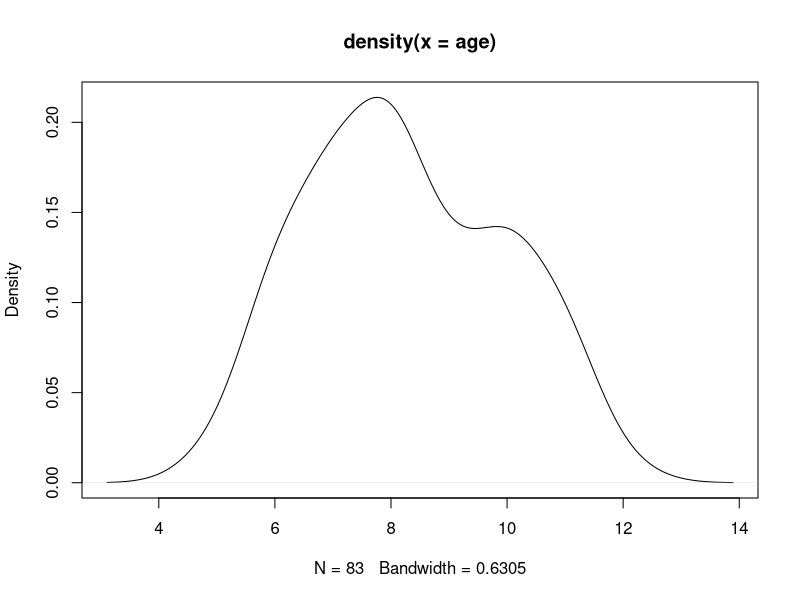
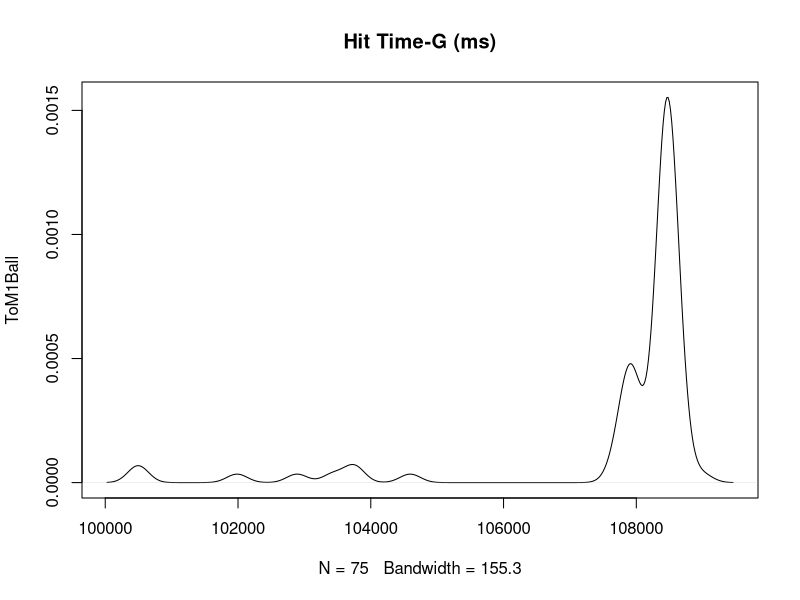
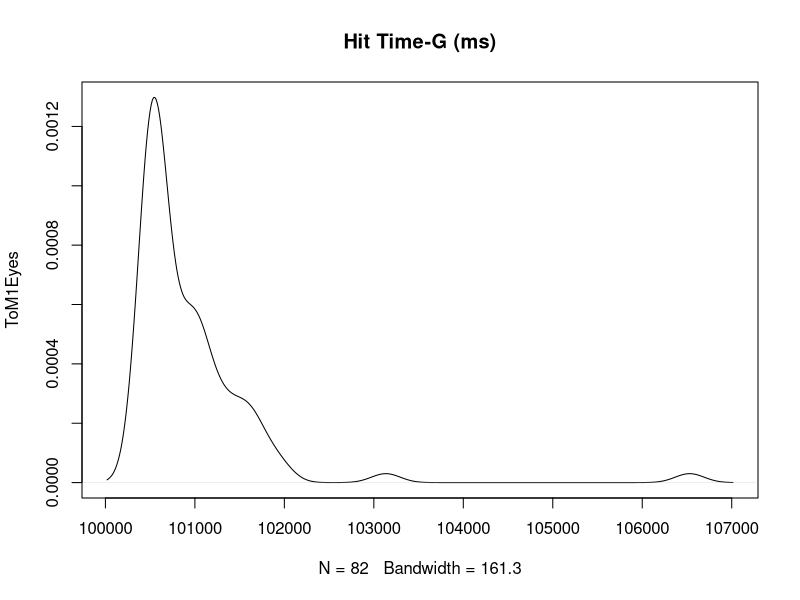
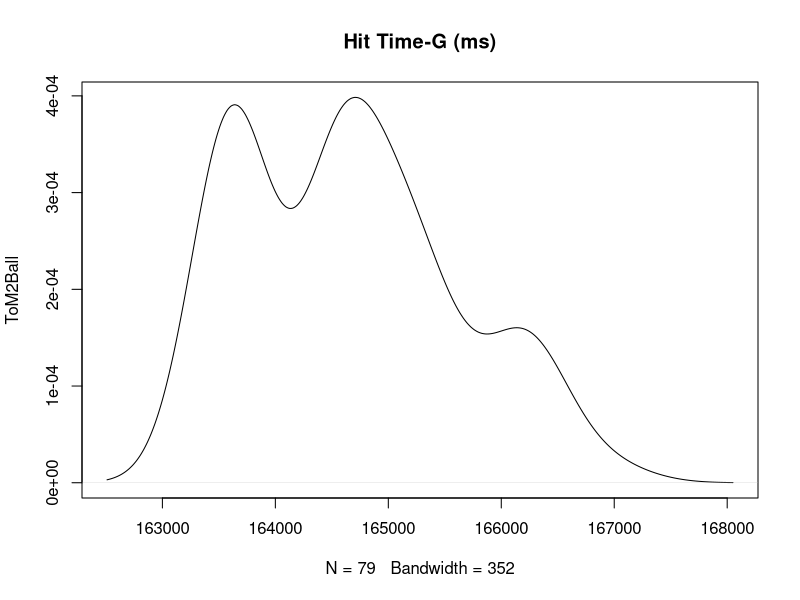
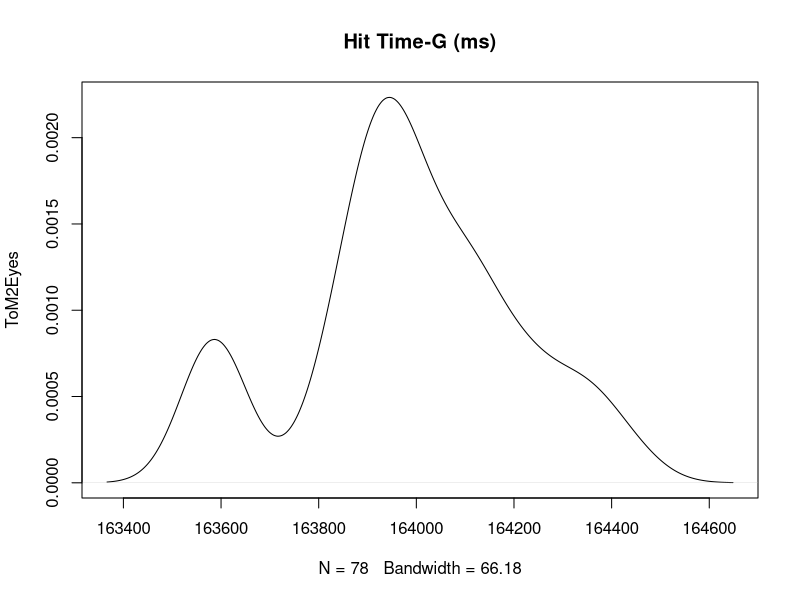
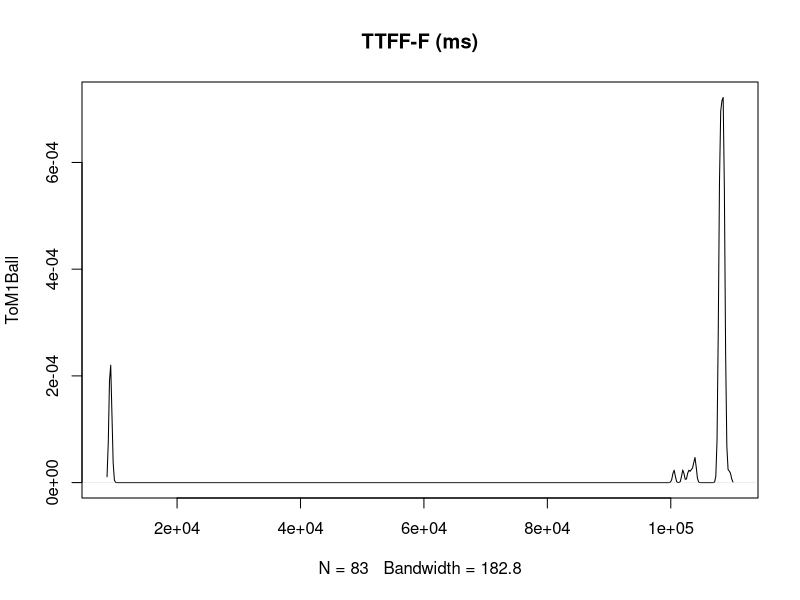
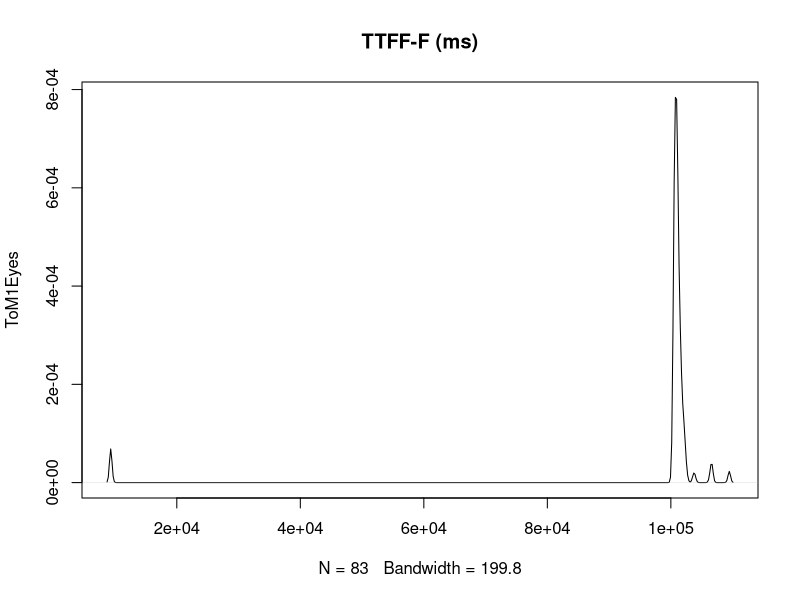
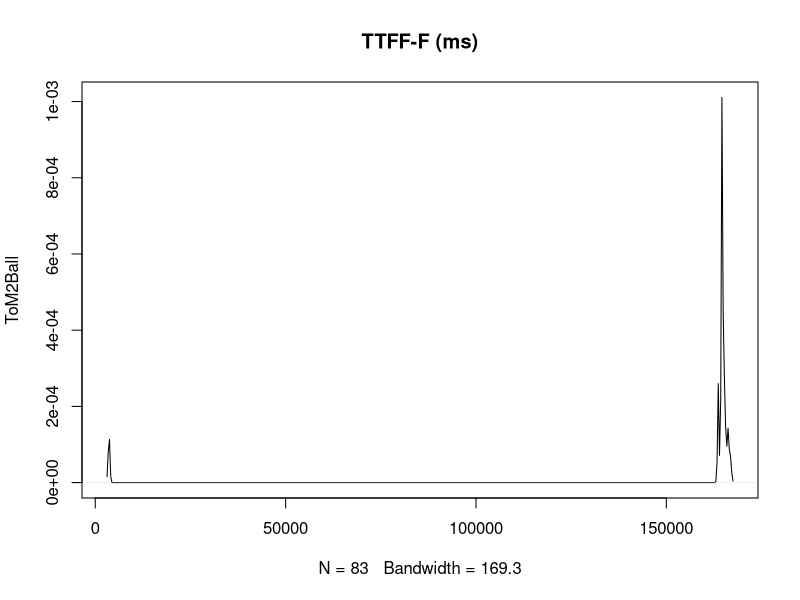

Recreate these plots in R, in order. (Note: this script raises an error after producing the figures.)
library(psych)

# Read CSV into R
allEg <- read.csv(file="Data/allEg.csv", header=TRUE, sep=",", stringsAsFactors = TRUE)
ToM2Ball <- read.csv(file="Data/Ball2egxToM.csv", header=TRUE, sep=",", stringsAsFactors = TRUE)
ToM2Eyes <- read.csv(file="Data/Eyes2EgXToM.csv", header=TRUE, sep=",", stringsAsFactors = TRUE)
Sheet1 <- read.csv(file="Data/Sheet1.csv", header=TRUE, sep=",", stringsAsFactors = TRUE)
ToMEyeGaze <- read.csv(file="Data/ToMEyeGaze.csv", header=TRUE, sep=",", stringsAsFactors = TRUE)
ToM1Ball <- read.csv(file="Data/ToMxBallEG1.csv", header=TRUE, sep=",", stringsAsFactors = TRUE)
ToM1Eyes <- read.csv(file="Data/TOMxEyeEG.csv", header=TRUE, sep=",", stringsAsFactors = TRUE)
Ravens <- read.csv(file="Data/RavensScores.csv", header=TRUE, sep=",", stringsAsFactors = TRUE)
Sheet1$Participant <- as.factor(gsub('-', '', Sheet1$Participant))
ToMEyeGaze$Respondent <- as.factor(ToMEyeGaze$Respondent)
ToM1Eyes$Respondent <- as.factor(ToM1Eyes$Respondent)
ToM1Ball$Respondent <- as.factor(ToM1Ball$Respondent)
ToM2Ball$Respondent <- as.factor(ToM2Ball$Respondent)

#Fix cognitive assessments data
Assessments <- Sheet1[-which(!(Sheet1$Participant %in% ToM1Ball$Respondent)),]
Assessments$Participant <- factor(Assessments$Participant)
names(Assessments)[names(Assessments) == "Participant"] <- "Respondent"
names(Ravens)[names(Ravens) == "ID"] <- "Respondent"
TestScores <- na.omit(cbind(Assessments[match(Ravens$Respondent, Assessments$Respondent),], Ravens))

#Fix eye gaze data
allEg <- allEg[-(which(allEg$Respondent == "974714b")),]
allEg <- allEg[-(which(allEg$Respondent == "974705")),]
allEg <- allEg[-(which(allEg$Respondent == "974718")),]
allEg <- unique(allEg)
EyeGaze <- allEg[-(which(allEg$Respondent == "974706" & allEg$Gender == "Female")),]
EyeGaze$Respondent <- factor(EyeGaze$Respondent)
EyeGaze <- EyeGaze[order(EyeGaze$Respondent),]
ToMEyeGaze <- ToMEyeGaze[order(ToMEyeGaze$Respondent),]
ToMEyeGaze <- cbind(ToMEyeGaze, EyeGaze$Gender)
ToMEyeGaze <- ToMEyeGaze[order(ToMEyeGaze$AOI.Name),]


ToM2Eyes <- ToMEyeGaze[which(ToMEyeGaze$AOI.Name == "ToM2 Eyes"),]
ToM2Eyes <- cbind(ToM2Eyes[match(ToM1Eyes$Respondent, ToM2Eyes$Respondent),], ToM1Eyes$Gender)

assessx4 <- rbind(Assessments, Assessments, Assessments, Assessments)
assessx4 <- assessx4[order(assessx4$Respondent),]
Everything <- cbind(ToMEyeGaze[order(ToMEyeGaze$Respondent),], assessx4)
EverythingClean <- Everything[-(which(Everything$Respondent == "974726")),]
EverythingClean <- EverythingClean[-(which(EverythingClean$Respondent == "974729")),]
names(EverythingClean)[names(EverythingClean) == "EyeGaze$Gender"] <- "Gender"
EverythingClean <- EverythingClean[order(EverythingClean$AOI.Name),]

ToM1Ball <- cbind(ToM1Ball[match(ToM1Ball$Respondent, Assessments$Respondent),], Assessments)
ToM1Eyes <- cbind(ToM1Eyes[match(ToM1Eyes$Respondent, Assessments$Respondent),], Assessments)
ToM2Ball <- cbind(ToM2Ball[match(ToM2Ball$Respondent, Assessments$Respondent),], Assessments)
ToM2Eyes <- cbind(ToM2Eyes[match(ToM2Eyes$Respondent, Assessments$Respondent),], Assessments)

ToM1BallClean <- ToM1Ball[-(which(ToM1Ball$Respondent == "974726")),]
ToM1BallClean <- ToM1BallClean[-(which(ToM1BallClean$Respondent == "974729")),]
ToM1EyesClean <- ToM1Eyes[-(which(ToM1Eyes$Respondent == "974726")),]
ToM1EyesClean <- ToM1EyesClean[-(which(ToM1EyesClean$Respondent == "974729")),]
ToM2BallClean <- ToM2Ball[-(which(ToM2Ball$Respondent == "974726")),]
ToM2BallClean <- ToM2BallClean[-(which(ToM2BallClean$Respondent == "974729")),]
ToM2EyesClean <- ToM2Eyes[-(which(ToM2Eyes$Respondent == "974726")),]
ToM2EyesClean <- ToM2EyesClean[-(which(ToM2EyesClean$Respondent == "974729")),]

AssessmentsClean <- Assessments[-(which(Assessments$Respondent == "974726")),]
AssessmentsClean <- AssessmentsClean[-(which(Assessments$Respondent == "974729")),]

#Combine Eyes and Balls,
#ToM1 and ToM2
AllEyes = cbind(ToM1EyesClean[match(ToM1EyesClean$Respondent, ToM2EyesClean$Respondent),], ToM2EyesClean)
AllBall = cbind(ToM1BallClean[match(ToM1BallClean$Respondent, ToM2BallClean$Respondent),], ToM2BallClean)
AllToM1 = cbind(ToM1EyesClean[match(ToM1EyesClean$Respondent, ToM1BallClean$Respondent),], ToM1BallClean)
AllToM2 = cbind(ToM2EyesClean[match(ToM2EyesClean$Respondent, ToM2BallClean$Respondent),], ToM2BallClean)

#Don't litter
remove(Sheet1)
remove(allEg)
remove(EyeGaze)
remove(assessx4)
remove(Assessments)
remove(Everything)
remove(ToM1Eyes)
remove(ToM2Eyes)
remove(ToM1Ball)
remove(ToM2Ball)

#Standardize data
EverythingClean$Ravens.Total <- scale(EverythingClean$Ravens.Total)
EverythingClean$Hit.time.G..ms.[EverythingClean$Hit.time.G..ms. == 0] <- NA
EverythingClean$Time.spent.G..ms.[EverythingClean$Time.spent.G..ms. == 0] <- NA
EverythingClean$Total.Raw.Score[EverythingClean$Total.Raw.Score == 0] <- NA
EverythingClean$SCQ[EverythingClean$SCQ==0] <- NA


#plot age
age = ToM1BallClean$Age
png('plots/age.png')
plot(density(age))
dev.off()

# Make some plots showing the distribution of hit time for each AOI
# Hit Time-G (ms): Arrival time, time of first sample within the AOI (for this respondent)
Hit.time = ToM1BallClean$Hit.time.G..ms.
Hit.time[Hit.time==0] <- NA
Hit.time <- na.omit(Hit.time)
png('plots/HitTimeToM1Ball.png')
plot(density(Hit.time), ylab = 'ToM1Ball', main = 'Hit Time-G (ms)')
dev.off()
Hit.time = ToM1EyesClean$Hit.time.G..ms.
Hit.time[Hit.time==0] <- NA
Hit.time <- na.omit(Hit.time)
png('plots/HitTimeToM1Eyes.png')
plot(density(Hit.time), ylab = 'ToM1Eyes', main = 'Hit Time-G (ms)')
dev.off()
Hit.time = ToM2BallClean$Hit.time.G..ms.
Hit.time[Hit.time==0] <- NA
Hit.time <- na.omit(Hit.time)
png('plots/HitTimeToM2Ball.png')
plot(density(Hit.time), ylab = 'ToM2Ball', main = 'Hit Time-G (ms)')
dev.off()
Hit.time = ToM2EyesClean$Hit.time.G..ms.
Hit.time[Hit.time==0] <- NA
Hit.time <- na.omit(Hit.time)
png('plots/HitTimeToM2Eyes.png')
plot(density(Hit.time), ylab = 'ToM2Eyes', main = 'Hit Time-G (ms)')
dev.off()

# Make some plots showing the distribution of ttff for each AOI
# TTFF_F (ms): Time to First Fixation. Timestamp of the first fixation recorded inside this AOI for this respondent.
TTFF.F..ms. = ToM1BallClean$TTFF.F..ms.
TTFF.F..ms.[TTFF.F..ms.==0] <- NA
TTFF.F..ms. <- na.omit(TTFF.F..ms.)
png("plots/TTFFToM1Ball.png")
plot(density(TTFF.F..ms.), ylab = 'ToM1Ball', main = 'TTFF-F (ms)')
dev.off()
TTFF.F..ms. = ToM1EyesClean$TTFF.F..ms.
TTFF.F..ms.[TTFF.F..ms.==0] <- NA
TTFF.F..ms. <- na.omit(TTFF.F..ms.)
png("plots/TTFFToM1Eyes.png")
plot(density(TTFF.F..ms.), ylab = 'ToM1Eyes', main = 'TTFF-F (ms)')
dev.off()
TTFF.F..ms. = ToM2BallClean$TTFF.F..ms.
TTFF.F..ms.[TTFF.F..ms.==0] <- NA
TTFF.F..ms. <- na.omit(TTFF.F..ms.)
png("plots/TTFFToM2Ball.png")
plot(density(TTFF.F..ms.), ylab = 'ToM2Ball', main = 'TTFF-F (ms)')
dev.off()
TTFF.F..ms. = ToM2EyesClean$TTFF.F..ms.
TTFF.F..ms.[TTFF.F..ms.==0] <- NA
TTFF.F..ms. <- na.omit(TTFF.F..ms.)
png("plots/TTFFToM2Eyes.png")
plot(density(TTFF.F..ms.), ylab = 'ToM2Eyes', main = 'TTFF-F (ms)')
dev.off()

# Make some plots showing the distribution of Time Spent for each AOI
# Time Spent-G (ms): Time spent in the AOI based on raw gaze data points (not fixation based)
Time.spent.G..ms. = ToM1BallClean$Time.spent.G..ms.
Time.spent.G..ms.[Time.spent.G..ms.==0] <- NA
Time.spent.G..ms. <- na.omit(Time.spent.G..ms.)
png('plots/TimeSpentToM1Ball.png')
plot(density(Time.spent.G..ms.), ylab = 'ToM1Ball', main = 'Time Spent-G (ms)')
dev.off()
Time.spent.G..ms. = ToM1EyesClean$Time.spent.G..ms.
Time.spent.G..ms.[Time.spent.G..ms.==0] <- NA
Time.spent.G..ms. <- na.omit(Time.spent.G..ms.)
png('plots/TimeSpentToM1Eyes.png')
plot(density(Time.spent.G..ms.), ylab = 'ToM1Eyes', main = 'Time Spent-G (ms)')
dev.off()
Time.spent.G..ms. = ToM2BallClean$Time.spent.G..ms.
Time.spent.G..ms.[Time.spent.G..ms.==0] <- NA
Time.spent.G..ms. <- na.omit(Time.spent.G..ms.)
png('plots/TimeSpentToM2Ball.png')
plot(density(Time.spent.G..ms.), ylab = 'ToM2Ball', main = 'Time Spent-G (ms)')
dev.off()
Time.spent.G..ms. = ToM2EyesClean$Time.spent.G..ms.
Time.spent.G..ms.[Time.spent.G..ms.==0] <- NA
Time.spent.G..ms. <- na.omit(Time.spent.G..ms.)
png('plots/TimeSpentToM2Eyes.png')
plot(density(Time.spent.G..ms.), ylab = 'ToM2Eyes', main = 'Time Spent-G (ms)')
dev.off()

# Make some plots showing the distribution of Fixation Count for each AOI
# Fixation Count = Number of fixations recorded inside this AOI for this responent
Fixations.Count = ToM1BallClean$Fixations.Count
Fixations.Count[Fixations.Count==0] <- NA
Fixations.Count <- na.omit(Fixations.Count)
png('plots/FixesToM1Ball.png')
plot(density(Fixations.Count), ylab = 'ToM1Ball', main = 'Fixation Count')
dev.off()
Fixations.Count = ToM1EyesClean$Fixations.Count
Fixations.Count[Fixations.Count==0] <- NA
Fixations.Count <- na.omit(Fixations.Count)
png('plots/FixesToM1Eyes.png')
plot(density(Fixations.Count), ylab = 'ToM1Eyes', main = 'Fixation Count')
dev.off()
Fixations.Count = ToM2BallClean$Fixations.Count
Fixations.Count[Fixations.Count==0] <- NA
Fixations.Count <- na.omit(Fixations.Count)
png('plots/FixesToM2Ball.png')
plot(density(Fixations.Count), ylab = 'ToM2Ball', main = 'Fixation Count')
dev.off()
Fixations.Count = ToM2EyesClean$Fixations.Count
Fixations.Count[Fixations.Count==0] <- NA
Fixations.Count <- na.omit(Fixations.Count)
png('plots/FixesToM2Eyes.png')
plot(density(Fixations.Count), ylab = 'ToM2Eyes', main = 'Fixation Count')
dev.off()


#Pick out some interesting stuff
Interesting <- subset(EverythingClean, select = c(Age, AOI.Name,
                                                  Hit.time.G..ms., Time.spent.G..ms.,
                                                  Total.Raw.Score,
                                                  SCQ, Ravens.Total, ToM.Both))
Interesting$Age <- as.numeric(Interesting$Age)
Interesting$ToM.Both <- as.numeric(Interesting$ToM.Both)
Interesting$AOI.Name <- as.numeric(Interesting$AOI.Name)
Interesting$Hit.time.G..ms. <- as.numeric(Interesting$Hit.time.G..ms.)
Interesting$Time.spent.G..ms. <- as.numeric(Interesting$Time.spent.G..ms.)

#Replace 0's with NA's for stats purposes
Interesting$Hit.time.G..ms.[Interesting$Hit.time.G..ms. == 0] <- NA
Interesting$Time.spent.G..ms.[Interesting$Time.spent.G..ms. == 0] <- NA
# I took out TTFF and Fixations because they were strongly linked to Hit time and Time Spent,
# respectively. It seemed redundant.
#Interesting$TTFF.F..ms.[Interesting$TTFF.F..ms. == 0] <- NA
#Interesting$Fixations.Count[Interesting$Fixations.Count == 0] <- NA
Interesting$Total.Raw.Score[Interesting$Total.Raw.Score == 0] <- NA
Interesting$SCQ[Interesting$SCQ == 0] <- NA

#Plot correlations
png('plots/Corrs/Correlations.png')
cor.plot(Interesting)
dev.off()
png('plots/Corrs/CorrsBall.png')
cor.plot(Interesting[Interesting$AOI %in% c(1,3),], main = "All Ball")
dev.off()
png('plots/Corrs/CorrsEyes.png')
cor.plot(Interesting[Interesting$AOI.Name %in% c(2,4),], main = "All Eyes")
dev.off()
png('plots/Corrs/CorrsToM1Ball.png')
cor.plot(Interesting[Interesting$AOI==1,], main = "Correlations, ToM 1 Ball")
dev.off()
png('plots/Corrs/CorrsToM1Eyes.png')
cor.plot(Interesting[Interesting$AOI.Name==2,], main = "Correlations, ToM 1 Eyes")
dev.off()
png('plots/Corrs/CorrsToM2Ball.png')
cor.plot(Interesting[Interesting$AOI==3,], main = "Correlations, ToM 2 Ball")
dev.off()
png('plots/Corrs/CorrsToM2Eyes.png')
cor.plot(Interesting[Interesting$AOI.Name==4,], main = "Correlations, ToM 2 Eyes")
dev.off()
png('plots/Corrs/CorrsBallno.png')
cor.plot(Interesting[Interesting$AOI.Name %in% c(1,3) & Interesting$ToM.Both == 1,], main = "Correlations, Ball")
dev.off()
png('plots/Corrs/CorrsEyesno.png')
cor.plot(Interesting[Interesting$AOI.Name %in% c(2,4) & Interesting$ToM.Both == 1,], main = "Correlations, Eyes")
dev.off()
png('plots/Corrs/CorrsBallYes.png')
cor.plot(Interesting[Interesting$AOI.Name %in% c(1,3) & Interesting$ToM.Both == 2,], main = "Correlations, Ball")
dev.off()
png('plots/Corrs/CorrsEyesYes.png')
cor.plot(Interesting[Interesting$AOI.Name %in% c(2,4) & Interesting$ToM.Both == 2,], main = "Correlations, Eyes")
dev.off()

SRS <- subset(AssessmentsClean, select = c(Respondent, Total.Raw.Score, T.Score,
                                          AWR.Raw, COG.Raw, COM.Raw, MOT.Raw, RRB.Raw,
                                      AWR.T.Score, COG.T.Score, COM.T.Score, MOT.T.Score, RRB.T.Score,
                                      SCQ, Ravens.Total ))
SRS$Respondent <- as.numeric(SRS$Respondent)
SRSadj <- subset(SRS, select = c(Respondent, Total.Raw.Score, T.Score, AWR.Raw, COG.Raw, COM.Raw, MOT.Raw,
                                 RRB.Raw, SCQ))

#PCA on Assessment Scores
pca1 = prcomp(na.omit(SRS[2:14]))
png('plots/scree1.png')
screeplot(pca1)
dev.off()
pca1 <- pca(SRS[2:14], nfactors=3)
png('plots/pca1.png')
plot(pca1)
dev.off()

pca2 = prcomp(na.omit(SRSadj[2:9]))
png('plots/scree2.png')
screeplot(pca2)
dev.off()
pca2 <- pca(SRSadj[2:9], nfactors=3)
png('plots/pca2.png')
plot(pca2)
dev.off()

#Factor analysis
fa3 <- fa.poly(SRS[2:14], nfactors = 3, n.obs=nrow(na.omit(SRS[2:14])), fm = 'pa', rotate='oblimin')
fa2 <- fa.poly(SRS[2:14], nfactors = 2, n.obs=nrow(na.omit(SRS[2:14])), fm = 'pa', rotate='oblimin')

Space <- subset(EverythingClean, select=c(Respondent, AOI.Name, Hit.time.G..ms., Time.spent.G..ms., Age, Gender, Total.Raw.Score, SCQ, ToM.Both))

# Plots to examine distribution
png('plots/HitTimeXAOI.png')
boxplot(Space$Hit.time.G..ms.~Space$AOI.Name, main="Hit time by AOI")
dev.off()
png('plots/TimeSpentXAOI.png')
boxplot(Space$Time.spent.G..ms.~Space$AOI.Name, main="Time spent by AOI")
dev.off()
png('plots/HitTimeXToMXAOI.png')
boxplot(Space$Hit.time.G..ms.~Space$ToM.Both*Space$AOI.Name, main="Hit time by ToM*AOI")
dev.off()
png('plots/TimeSpentXToMXAOI.png')
boxplot(Space$Time.spent.G..ms.~Space$ToM.Both*Space$AOI.Name, main="Time spent by ToM*AOI")
dev.off()

png('plots/ToMX/Diagnosis.png')
plot(EverythingClean$Diagnosis, EverythingClean$ToM.Both, xlab = "Diagnosis", ylab = "ToM", main = "ToM per Diagnosis")
dev.off()
cor
png('plots/ToMX/Age.png')
boxplot(EverythingClean$Age~EverythingClean$ToM.Both, xlab = "Age", ylab = "ToM", main = "Age per ToM")
dev.off()

png('plots/ToMX/Gender.png')
plot(EverythingClean$Gender, EverythingClean$ToM.Both, xlab = "Gender", ylab = "ToM", main = "ToM per Gender")
dev.off()

png('plots/ToMX/GenderDiag.png')
plot(EverythingClean$Gender, EverythingClean$Diagnosis, xlab = "Gender", ylab = "Diagnosis", main = "Diagnosis per Gender")
dev.off()

png('plots/ToMX/HitTime.png')
boxplot(EverythingClean$Hit.time.G..ms.~EverythingClean$ToM.Both, ylab = "Hit Time", xlab = "ToM", main = "Hit Time per ToM")
dev.off()

png('plots/ToMX/TimeSpent.png')
boxplot(EverythingClean$Time.spent.G..ms.~EverythingClean$ToM.Both, ylab = "Time Spent", xlab = "ToM", main = "Time Spent per ToM")
dev.off()

png('plots/ToMX/SCQ.png')
boxplot(EverythingClean$SCQ~EverythingClean$ToM.Both, ylab = "SCQ", xlab = "ToM", main = "SCQ per ToM")
dev.off()

png('plots/ToMX/SRS.png')
boxplot(EverythingClean$Total.Raw.Score~EverythingClean$ToM.Both, ylab = "SRS", xlab = "ToM", main = "SRS per ToM")
dev.off()

png('plots/ToMX/Ravens.png')
boxplot(EverythingClean$Ravens.Total~EverythingClean$ToM.Both, ylab = "Ravens", xlab = "ToM", main = "Ravens per ToM")
dev.off()


model <- lm(EverythingClean$Ravens.Total~EverythingClean$Age+EverythingClean$ToM.Both)

EverythingBall <- EverythingClean[EverythingClean$AOI.Name %in% c("ToM 1 Ball", "ToM2 Ball"),]
EverythingEyes <- EverythingClean[EverythingClean$AOI.Name %in% c("ToM1 Eyes", "ToM2 Eyes"),]

EverythingNo <- EverythingClean[EverythingClean$ToM.Both=="no",]
EverythingNoBall <- EverythingNo[EverythingNo$AOI.Name %in% c("ToM 1 Ball", "ToM2 Ball"),]
EverythingNoEyes <- EverythingNo[EverythingNo$AOI.Name %in% c("ToM1 Eyes", "ToM2 Eyes"),]
EverythingYes <- EverythingClean[EverythingClean$ToM.Both=="Yes",]
EverythingYesBall <- EverythingYes[EverythingYes$AOI.Name %in% c("ToM 1 Ball", "ToM2 Ball"),]
EverythingYesEyes <- EverythingYes[EverythingYes$AOI.Name %in% c("ToM1 Eyes", "ToM2 Eyes"),]
EverythingToM1 <- EverythingClean[EverythingClean$AOI.Name %in% c("ToM 1 Ball","ToM1 Eyes"),]
EverythingToM1No <- EverythingToM1[EverythingToM1$ToM.Both=="no",]
EverythingToM1Yes <- EverythingToM1[EverythingToM1$ToM.Both=="Yes",]
EverythingToM2 <- EverythingClean[EverythingClean$AOI.Name %in% c("ToM2 Ball", "ToM2 Eyes"),]
EverythingToM2No <- EverythingToM2[EverythingToM2$ToM.Both=="no",]
EverythingToM2Yes <- EverythingToM2[EverythingToM2$ToM.Both=="Yes",]
EverythingToM1Ball <- EverythingToM1[EverythingToM1$AOI.Name=="ToM 1 Ball",]
EverythingToM1BallNo <- EverythingToM1Ball[EverythingToM1Ball$ToM.Both=="no",]
EverythingToM1BallYes <- EverythingToM1Ball[EverythingToM1Ball$ToM.Both=="Yes",]
EverythingToM1Eyes <- EverythingToM1[EverythingToM1$AOI.Name=="ToM1 Eyes",]
EverythingToM1EyesNo <- EverythingToM1Eyes[EverythingToM1Eyes$ToM.Both=="no",]
EverythingToM1EyesYes <- EverythingToM1Eyes[EverythingToM1Eyes$ToM.Both=="Yes",]

EverythingToM2Ball <- EverythingToM2[EverythingToM2$AOI.Name=="ToM2 Ball",]
EverythingToM2BallNo <- EverythingToM2Ball[EverythingToM2Ball$ToM.Both=="no",]
EverythingToM2BallYes <- EverythingToM2Ball[EverythingToM2Ball$ToM.Both=="Yes",]
EverythingToM2Eyes <- EverythingToM2[EverythingToM2$AOI.Name=="ToM2 Eyes",]
EverythingToM2EyesNo <- EverythingToM2Eyes[EverythingToM2Eyes$ToM.Both=="no",]
EverythingToM2EyesYes <- EverythingToM2Eyes[EverythingToM2Eyes$ToM.Both=="Yes",]


plot(EverythingClean$Hit.time.G..ms., EverythingClean$Time.spent.G..ms., xlab = "Hit time", ylab = "Time Spent", main = "All", xlim=c(100000, 180000), ylim=c(0, 5000))
abline(lm(EverythingClean$Time.spent.G..ms.~EverythingClean$Hit.time.G..ms.), col="red")
plot(EverythingNo$Hit.time.G..ms., EverythingNo$Time.spent.G..ms., xlab = "Hit time", ylab = "Time Spent", main = "No", xlim=c(100000, 180000), ylim=c(0, 5000))
plot(EverythingYes$Hit.time.G..ms., EverythingYes$Time.spent.G..ms., xlab = "Hit time", ylab = "Time Spent", main = "Yes", xlim=c(100000, 180000), ylim=c(0, 5000))

plot(EverythingBall$Hit.time.G..ms., EverythingBall$Time.spent.G..ms., xlab = "Hit time", ylab = "Time Spent", main = "All Ball", xlim=c(100000, 180000), ylim=c(0, 5000))
abline(lm(EverythingBall$Time.spent.G..ms.~EverythingBall$Hit.time.G..ms.), col="red")
plot(EverythingNoBall$Hit.time.G..ms., EverythingNoBall$Time.spent.G..ms., xlab = "Hit time", ylab = "Time Spent", main = "No Ball", xlim=c(100000, 180000), ylim=c(0, 5000))
abline(lm(EverythingNoBall$Time.spent.G..ms.~EverythingNoBall$Hit.time.G..ms.), col="red")
plot(EverythingYesBall$Hit.time.G..ms., EverythingYesBall$Time.spent.G..ms., xlab = "Hit time", ylab = "Time Spent", main = "Yes Ball", xlim=c(100000, 180000), ylim=c(0, 5000))
abline(lm(EverythingYesBall$Time.spent.G..ms.~EverythingYesBall$Hit.time.G..ms.), col="red")

plot(EverythingEyes$Hit.time.G..ms., EverythingEyes$Time.spent.G..ms., xlab = "Hit time", ylab = "Time Spent", main = "All Eyes", xlim=c(100000, 180000), ylim=c(0, 5000))
abline(lm(EverythingEyes$Time.spent.G..ms.~EverythingEyes$Hit.time.G..ms.), col="red")

plot(EverythingNoEyes$Hit.time.G..ms., EverythingNoEyes$Time.spent.G..ms., xlab = "Hit time", ylab = "Time Spent", main = "No Eyes", xlim=c(100000, 180000), ylim=c(0, 5000))
abline(lm(EverythingNoEyes$Time.spent.G..ms.~EverythingNoEyes$Hit.time.G..ms.), col="red")

plot(EverythingYesEyes$Hit.time.G..ms., EverythingYesEyes$Time.spent.G..ms., xlab = "Hit time", ylab = "Time Spent", main = "Yes Eyes", xlim=c(100000, 180000), ylim=c(0, 5000))

plot(EverythingToM1$Hit.time.G..ms., EverythingToM1$Time.spent.G..ms., xlab = "Hit time", ylab = "Time Spent", main = "All ToM1", xlim=c(100000, 180000), ylim=c(0, 5000))
abline(lm(EverythingToM1$Time.spent.G..ms.~EverythingToM1$Hit.time.G..ms.), col="red")


plot(EverythingToM1No$Hit.time.G..ms., EverythingToM1No$Time.spent.G..ms., xlab = "Hit time", ylab = "Time Spent", main = "ToM1 No", xlim=c(100000, 180000), ylim=c(0, 5000))
plot(EverythingToM1Yes$Hit.time.G..ms., EverythingToM1Yes$Time.spent.G..ms., xlab = "Hit time", ylab = "Time Spent", main = "ToM1 Yes", xlim=c(100000, 180000), ylim=c(0, 5000))

plot(EverythingToM1Eyes$Hit.time.G..ms., EverythingToM1Eyes$Time.spent.G..ms., xlab = "Hit time", ylab = "Time Spent", main = "ToM1 Eyes", xlim=c(100000, 180000), ylim=c(0, 5000))
abline(lm(EverythingToM1Eyes$Time.spent.G..ms.~EverythingToM1Eyes$Hit.time.G..ms.), col="red")
plot(EverythingToM2Eyes$Hit.time.G..ms., EverythingToM2Eyes$Time.spent.G..ms., xlab = "Hit time", ylab = "Time Spent", main = "ToM2 Eyes", xlim=c(100000, 180000), ylim=c(0, 5000))
abline(lm(EverythingToM2Eyes$Time.spent.G..ms.~EverythingToM2Eyes$Hit.time.G..ms.), col="red")

plot(EverythingToM1EyesNo$Hit.time.G..ms., EverythingToM1EyesNo$Time.spent.G..ms., xlab = "Hit time", ylab = "Time Spent", main = "ToM1 Eyes No", xlim=c(100000, 180000), ylim=c(0, 5000))
plot(EverythingToM1EyesYes$Hit.time.G..ms., EverythingToM1EyesYes$Time.spent.G..ms., xlab = "Hit time", ylab = "Time Spent", main = "ToM1 Eyes Yes", xlim=c(100000, 180000), ylim=c(0, 5000))

plot(EverythingToM1Ball$Hit.time.G..ms., EverythingToM1Ball$Time.spent.G..ms., xlab = "Hit time", ylab = "Time Spent", main = "ToM1 Ball", xlim=c(100000, 180000), ylim=c(0, 5000))
abline(lm(EverythingToM1Ball$Time.spent.G..ms.~EverythingToM1Ball$Hit.time.G..ms.), col="red")
plot(EverythingToM2Ball$Hit.time.G..ms., EverythingToM2Ball$Time.spent.G..ms., xlab = "Hit time", ylab = "Time Spent", main = "ToM2 Ball", xlim=c(100000, 180000), ylim=c(0, 5000))
abline(lm(EverythingToM2Ball$Time.spent.G..ms.~EverythingToM2Ball$Hit.time.G..ms.), col="red")

plot(EverythingToM1BallNo$Hit.time.G..ms., EverythingToM1BallNo$Time.spent.G..ms., xlab = "Hit time", ylab = "Time Spent", main = "ToM1 Ball No", xlim=c(100000, 180000), ylim=c(0, 5000))
plot(EverythingToM1BallYes$Hit.time.G..ms., EverythingToM1BallYes$Time.spent.G..ms., xlab = "Hit time", ylab = "Time Spent", main = "ToM1 Ball Yes", xlim=c(100000, 180000), ylim=c(0, 5000))

plot(EverythingToM2$Hit.time.G..ms., EverythingToM2$Time.spent.G..ms., xlab = "Hit time", ylab = "Time Spent", main = "All ToM2", xlim=c(100000, 180000), ylim=c(0, 5000))
abline(lm(EverythingToM2$Time.spent.G..ms.~EverythingToM2$Hit.time.G..ms.), col="red")

plot(EverythingToM2No$Hit.time.G..ms., EverythingToM2No$Time.spent.G..ms., xlab = "Hit time", ylab = "Time Spent", main = "ToM2 No", xlim=c(100000, 180000), ylim=c(0, 5000))
plot(EverythingToM2Yes$Hit.time.G..ms., EverythingToM2Yes$Time.spent.G..ms., xlab = "Hit time", ylab = "Time Spent", main = "ToM2 Yes", xlim=c(100000, 180000), ylim=c(0, 5000))

EverythingToM2$Hit.time.G..ms.[EverythingToM2$Hit.time.G..ms.==0] <- NA
plot(na.omit(EverythingToM2$Hit.time.G..ms.~EverythingToM2$ToM.Both))

# Make some plots showing the distribution of hit time for each AOI
# Hit Time-G (ms): Arrival time, time of first sample within the AOI (for this ID)
Hit.time = MFB1BallClean$HitTime
Hit.time[Hit.time==0] <- NA
Hit.time <- na.omit(Hit.time)
png('plots/HitTimeMFB1Ball.png')
plot(density(Hit.time), ylab = 'MFB1Ball', main = 'Hit Time-G (ms)')
dev.off()
Hit.time = MFB1EyesClean$HitTime
Hit.time[Hit.time==0] <- NA
Hit.time <- na.omit(Hit.time)
png('plots/HitTimeMFB1Eyes.png')
plot(density(Hit.time), ylab = 'MFB1Eyes', main = 'Hit Time-G (ms)')
dev.off()
Hit.time = MFB2BallClean$HitTime
Hit.time[Hit.time==0] <- NA
Hit.time <- na.omit(Hit.time)
png('plots/HitTimeMFB2Ball.png')
plot(density(Hit.time), ylab = 'MFB2Ball', main = 'Hit Time-G (ms)')
dev.off()
Hit.time = MFB2EyesClean$HitTime
Hit.time[Hit.time==0] <- NA
Hit.time <- na.omit(Hit.time)
png('plots/HitTimeMFB2Eyes.png')
plot(density(Hit.time), ylab = 'MFB2Eyes', main = 'Hit Time-G (ms)')
dev.off()

# Make some plots showing the distribution of ttff for each AOI
# TTFF_F (ms): Time to First Fixation. Timestamp of the first fixation recorded inside this AOI for this ID.
TTFF = MFB1BallClean$TTFF
TTFF[TTFF==0] <- NA
TTFF <- na.omit(TTFF)
png("plots/TTFFMFB1Ball.png")
plot(density(TTFF), ylab = 'MFB1Ball', main = 'TTFF-F (ms)')
dev.off()
TTFF = MFB1EyesClean$TTFF
TTFF[TTFF==0] <- NA
TTFF <- na.omit(TTFF)
png("plots/TTFFMFB1Eyes.png")
plot(density(TTFF), ylab = 'MFB1Eyes', main = 'TTFF-F (ms)')
dev.off()
TTFF = MFB2BallClean$TTFF
TTFF[TTFF==0] <- NA
TTFF <- na.omit(TTFF)
png("plots/TTFFMFB2Ball.png")
plot(density(TTFF), ylab = 'MFB2Ball', main = 'TTFF-F (ms)')
dev.off()
TTFF = MFB2EyesClean$TTFF
TTFF[TTFF==0] <- NA
TTFF <- na.omit(TTFF)
png("plots/TTFFMFB2Eyes.png")
plot(density(TTFF), ylab = 'MFB2Eyes', main = 'TTFF-F (ms)')
dev.off()

# Make some plots showing the distribution of Time Spent for each AOI
# Time Spent-G (ms): Time spent in the AOI based on raw gaze data points (not fixation based)
TimeSpentGms = MFB1BallClean$TimeSpentGms
TimeSpentGms[TimeSpentGms==0] <- NA
TimeSpentGms <- na.omit(TimeSpentGms)
png('plots/TimeSpentMFB1Ball.png')
plot(density(TimeSpentGms), ylab = 'MFB1Ball', main = 'Time Spent-G (ms)')
dev.off()
TimeSpentGms = MFB1EyesClean$TimeSpentGms
TimeSpentGms[TimeSpentGms==0] <- NA
TimeSpentGms <- na.omit(TimeSpentGms)
png('plots/TimeSpentMFB1Eyes.png')
plot(density(TimeSpentGms), ylab = 'MFB1Eyes', main = 'Time Spent-G (ms)')
dev.off()
TimeSpentGms = MFB2BallClean$TimeSpentGms
TimeSpentGms[TimeSpentGms==0] <- NA
TimeSpentGms <- na.omit(TimeSpentGms)
png('plots/TimeSpentMFB2Ball.png')
plot(density(TimeSpentGms), ylab = 'MFB2Ball', main = 'Time Spent-G (ms)')
dev.off()
TimeSpentGms = MFB2EyesClean$TimeSpentGms
TimeSpentGms[TimeSpentGms==0] <- NA
TimeSpentGms <- na.omit(TimeSpentGms)
png('plots/TimeSpentMFB2Eyes.png')
plot(density(TimeSpentGms), ylab = 'MFB2Eyes', main = 'Time Spent-G (ms)')
dev.off()

# Make some plots showing the distribution of Fixation Count for each AOI
# Fixation Count = Number of fixations recorded inside this AOI for this responent
Fixations = MFB1BallClean$Fixations
Fixations[Fixations==0] <- NA
Fixations <- na.omit(Fixations)
png('plots/FixesMFB1Ball.png')
plot(density(Fixations), ylab = 'MFB1Ball', main = 'Fixation Count')
dev.off()
Fixations = MFB1EyesClean$Fixations
Fixations[Fixations==0] <- NA
Fixations <- na.omit(Fixations)
png('plots/FixesMFB1Eyes.png')
plot(density(Fixations), ylab = 'MFB1Eyes', main = 'Fixation Count')
dev.off()
Fixations = MFB2BallClean$Fixations
Fixations[Fixations==0] <- NA
Fixations <- na.omit(Fixations)
png('plots/FixesMFB2Ball.png')
plot(density(Fixations), ylab = 'MFB2Ball', main = 'Fixation Count')
dev.off()
Fixations = MFB2EyesClean$Fixations
Fixations[Fixations==0] <- NA
Fixations <- na.omit(Fixations)
png('plots/FixesMFB2Eyes.png')
plot(density(Fixations), ylab = 'MFB2Eyes', main = 'Fixation Count')
dev.off()




#Replace 0's with NA's for stats purposes
Interesting$HitTime[Interesting$HitTime == 0] <- NA
Interesting$TimeSpentGms[Interesting$TimeSpentGms == 0] <- NA
# I took out TTFF and Fixations because they were strongly linked to Hit time and Time Spent,
# respectively. It seemed redundant.
#Interesting$TTFF[Interesting$TTFF == 0] <- NA
#Interesting$Fixations[Interesting$Fixations == 0] <- NA
Interesting$SRS.Raw[Interesting$SRS.Raw == 0] <- NA
Interesting$SCQ[Interesting$SCQ == 0] <- NA

#Plot correlations
png('plots/Corrs/Correlations.png')
cor.plot(Interesting)
dev.off()
png('plots/Corrs/CorrsBall.png')
cor.plot(Interesting[Interesting$AOI %in% c(1,3),], main = "All Ball")
dev.off()
png('plots/Corrs/CorrsEyes.png')
cor.plot(Interesting[Interesting$AOI %in% c(2,4),], main = "All Eyes")
dev.off()
png('plots/Corrs/CorrsMFB1Ball.png')
cor.plot(Interesting[Interesting$AOI==1,], main = "Correlations, MFB1Ball")
dev.off()
png('plots/Corrs/CorrsMFB1Eyes.png')
cor.plot(Interesting[Interesting$AOI==2,], main = "Correlations, MFB1Eyes")
dev.off()
png('plots/Corrs/CorrsMFB2Ball.png')
cor.plot(Interesting[Interesting$AOI==3,], main = "Correlations, MFB2Ball")
dev.off()
png('plots/Corrs/CorrsMFB2Eyes.png')
cor.plot(Interesting[Interesting$AOI==4,], main = "Correlations, MFB2Eyes")
dev.off()
png('plots/Corrs/CorrsBallno.png')
cor.plot(Interesting[Interesting$AOI %in% c(1,3) & Interesting$ToM.Both == 1,], main = "Correlations, Ball")
dev.off()
png('plots/Corrs/CorrsEyesno.png')
cor.plot(Interesting[Interesting$AOI %in% c(2,4) & Interesting$ToM.Both == 1,], main = "Correlations, Eyes")
dev.off()
png('plots/Corrs/CorrsBallYes.png')
cor.plot(Interesting[Interesting$AOI %in% c(1,3) & Interesting$ToM.Both == 2,], main = "Correlations, Ball")
dev.off()
png('plots/Corrs/CorrsEyesYes.png')
cor.plot(Interesting[Interesting$AOI %in% c(2,4) & Interesting$ToM.Both == 2,], main = "Correlations, Eyes")
dev.off()

SRS <- subset(AssessmentsClean, select = c(ID, SRS.Raw, SRS.T,
                                           AWR.Raw, COG.Raw, COM.Raw, MOT.Raw, RRB.Raw,
                                           AWR.T, COG.T, COM.T.Score, MOT.T.Score, RRB.T.Score,
                                           SCQ, Ravens ))
SRS$ID <- as.numeric(SRS$ID)
SRSadj <- subset(SRS, select = c(ID, SRS.Raw, SRS.T, AWR.Raw, COG.Raw, COM.Raw, MOT.Raw,
                                 RRB.Raw, SCQ))

#PCA on Assessment Scores
pca1 = prcomp(na.omit(SRS[2:14]))
png('plots/scree1.png')
screeplot(pca1)
dev.off()
pca1 <- pca(SRS[2:14], nfactors=3)
png('plots/pca1.png')
plot(pca1)
dev.off()

pca2 = prcomp(na.omit(SRSadj[2:9]))
png('plots/scree2.png')
screeplot(pca2)
dev.off()
pca2 <- pca(SRSadj[2:9], nfactors=3)
png('plots/pca2.png')
plot(pca2)
dev.off()

#Factor analysis
fa3 <- fa.poly(SRS[2:14], nfactors = 3, n.obs=nrow(na.omit(SRS[2:14])), fm = 'pa', rotate='oblimin')
fa2 <- fa.poly(SRS[2:14], nfactors = 2, n.obs=nrow(na.omit(SRS[2:14])), fm = 'pa', rotate='oblimin')

Space <- subset(EverythingClean, select=c(ID, AOI, HitTime, TimeSpentGms, Age, Gender, SRS.Raw, SCQ, ToM.Both))

# Plots to examine distribution
png('plots/HitTimeXAOI.png')
boxplot(Space$HitTime~Space$AOI, main="Hit time by AOI")
dev.off()
png('plots/TimeSpentXAOI.png')
boxplot(Space$TimeSpentGms~Space$AOI, main="Time spent by AOI")
dev.off()
png('plots/HitTimeXToMXAOI.png')
boxplot(Space$HitTime~Space$ToM.Both*Space$AOI, main="Hit time by ToM*AOI")
dev.off()
png('plots/TimeSpentXToMXAOI.png')
boxplot(Space$TimeSpentGms~Space$ToM.Both*Space$AOI, main="Time spent by ToM*AOI")
dev.off()

png('plots/ToMX/Diagnosis.png')
plot(EverythingClean$Diagnosis, EverythingClean$ToM.Both, xlab = "Diagnosis", ylab = "ToM", main = "ToM per Diagnosis")
dev.off()
cor
png('plots/ToMX/Age.png')
boxplot(EverythingClean$Age~EverythingClean$ToM.Both, xlab = "Age", ylab = "ToM", main = "Age per ToM")
dev.off()

png('plots/ToMX/Gender.png')
plot(EverythingClean$Gender, EverythingClean$ToM.Both, xlab = "Gender", ylab = "ToM", main = "ToM per Gender")
dev.off()

png('plots/ToMX/GenderDiag.png')
plot(EverythingClean$Gender, EverythingClean$Diagnosis, xlab = "Gender", ylab = "Diagnosis", main = "Diagnosis per Gender")
dev.off()

png('plots/ToMX/HitTime.png')
boxplot(EverythingClean$HitTime~EverythingClean$ToM.Both, ylab = "Hit Time", xlab = "ToM", main = "Hit Time per ToM")
dev.off()

png('plots/ToMX/TimeSpent.png')
boxplot(EverythingClean$TimeSpentGms~EverythingClean$ToM.Both, ylab = "Time Spent", xlab = "ToM", main = "Time Spent per ToM")
dev.off()

png('plots/ToMX/SCQ.png')
boxplot(EverythingClean$SCQ~EverythingClean$ToM.Both, ylab = "SCQ", xlab = "ToM", main = "SCQ per ToM")
dev.off()

png('plots/ToMX/SRS.png')
boxplot(EverythingClean$SRS.Raw~EverythingClean$ToM.Both, ylab = "SRS", xlab = "ToM", main = "SRS per ToM")
dev.off()

png('plots/ToMX/Ravens.png')
boxplot(EverythingClean$Ravens~EverythingClean$ToM.Both, ylab = "Ravens", xlab = "ToM", main = "Ravens per ToM")
dev.off()


model <- lm(EverythingClean$Ravens~EverythingClean$Age+EverythingClean$ToM.Both)

EverythingBall <- EverythingClean[EverythingClean$AOI %in% c("MFB1Ball", "MFB2 Ball"),]
EverythingEyes <- EverythingClean[EverythingClean$AOI %in% c("MFB1Eyes", "MFB2 Eyes"),]

EverythingNo <- EverythingClean[EverythingClean$ToM.Both=="no",]
EverythingNoBall <- EverythingNo[EverythingNo$AOI %in% c("MFB1Ball", "MFB2 Ball"),]
EverythingNoEyes <- EverythingNo[EverythingNo$AOI %in% c("MFB1Eyes", "MFB2 Eyes"),]
EverythingYes <- EverythingClean[EverythingClean$ToM.Both=="Yes",]
EverythingYesBall <- EverythingYes[EverythingYes$AOI %in% c("MFB1Ball", "MFB2 Ball"),]
EverythingYesEyes <- EverythingYes[EverythingYes$AOI %in% c("MFB1Eyes", "MFB2 Eyes"),]
EverythingMFB1 <- EverythingClean[EverythingClean$AOI %in% c("MFB1Ball","MFB1Eyes"),]
EverythingMFB1No <- EverythingMFB1[EverythingMFB1$ToM.Both=="no",]
EverythingMFB1Yes <- EverythingMFB1[EverythingMFB1$ToM.Both=="Yes",]
EverythingMFB2 <- EverythingClean[EverythingClean$AOI %in% c("MFB2 Ball", "MFB2 Eyes"),]
EverythingMFB2No <- EverythingMFB2[EverythingMFB2$ToM.Both=="no",]
EverythingMFB2Yes <- EverythingMFB2[EverythingMFB2$ToM.Both=="Yes",]
EverythingMFB1Ball <- EverythingMFB1[EverythingMFB1$AOI=="MFB1Ball",]
EverythingMFB1BallNo <- EverythingMFB1Ball[EverythingMFB1Ball$ToM.Both=="no",]
EverythingMFB1BallYes <- EverythingMFB1Ball[EverythingMFB1Ball$ToM.Both=="Yes",]
EverythingMFB1Eyes <- EverythingMFB1[EverythingMFB1$AOI=="MFB1Eyes",]
EverythingMFB1EyesNo <- EverythingMFB1Eyes[EverythingMFB1Eyes$ToM.Both=="no",]
EverythingMFB1EyesYes <- EverythingMFB1Eyes[EverythingMFB1Eyes$ToM.Both=="Yes",]

EverythingMFB2Ball <- EverythingMFB2[EverythingMFB2$AOI=="MFB2 Ball",]
EverythingMFB2BallNo <- EverythingMFB2Ball[EverythingMFB2Ball$ToM.Both=="no",]
EverythingMFB2BallYes <- EverythingMFB2Ball[EverythingMFB2Ball$ToM.Both=="Yes",]
EverythingMFB2Eyes <- EverythingMFB2[EverythingMFB2$AOI=="MFB2 Eyes",]
EverythingMFB2EyesNo <- EverythingMFB2Eyes[EverythingMFB2Eyes$ToM.Both=="no",]
EverythingMFB2EyesYes <- EverythingMFB2Eyes[EverythingMFB2Eyes$ToM.Both=="Yes",]


plot(EverythingClean$HitTime, EverythingClean$TimeSpentGms, xlab = "Hit time", ylab = "Time Spent", main = "All", xlim=c(100000, 180000), ylim=c(0, 5000))
abline(lm(EverythingClean$TimeSpentGms~EverythingClean$HitTime), col="red")
plot(EverythingNo$HitTime, EverythingNo$TimeSpentGms, xlab = "Hit time", ylab = "Time Spent", main = "No", xlim=c(100000, 180000), ylim=c(0, 5000))
plot(EverythingYes$HitTime, EverythingYes$TimeSpentGms, xlab = "Hit time", ylab = "Time Spent", main = "Yes", xlim=c(100000, 180000), ylim=c(0, 5000))

plot(EverythingBall$HitTime, EverythingBall$TimeSpentGms, xlab = "Hit time", ylab = "Time Spent", main = "All Ball", xlim=c(100000, 180000), ylim=c(0, 5000))
abline(lm(EverythingBall$TimeSpentGms~EverythingBall$HitTime), col="red")
plot(EverythingNoBall$HitTime, EverythingNoBall$TimeSpentGms, xlab = "Hit time", ylab = "Time Spent", main = "No Ball", xlim=c(100000, 180000), ylim=c(0, 5000))
abline(lm(EverythingNoBall$TimeSpentGms~EverythingNoBall$HitTime), col="red")
plot(EverythingYesBall$HitTime, EverythingYesBall$TimeSpentGms, xlab = "Hit time", ylab = "Time Spent", main = "Yes Ball", xlim=c(100000, 180000), ylim=c(0, 5000))
abline(lm(EverythingYesBall$TimeSpentGms~EverythingYesBall$HitTime), col="red")

plot(EverythingEyes$HitTime, EverythingEyes$TimeSpentGms, xlab = "Hit time", ylab = "Time Spent", main = "All Eyes", xlim=c(100000, 180000), ylim=c(0, 5000))
abline(lm(EverythingEyes$TimeSpentGms~EverythingEyes$HitTime), col="red")

plot(EverythingNoEyes$HitTime, EverythingNoEyes$TimeSpentGms, xlab = "Hit time", ylab = "Time Spent", main = "No Eyes", xlim=c(100000, 180000), ylim=c(0, 5000))
abline(lm(EverythingNoEyes$TimeSpentGms~EverythingNoEyes$HitTime), col="red")

plot(EverythingYesEyes$HitTime, EverythingYesEyes$TimeSpentGms, xlab = "Hit time", ylab = "Time Spent", main = "Yes Eyes", xlim=c(100000, 180000), ylim=c(0, 5000))

plot(EverythingMFB1$HitTime, EverythingMFB1$TimeSpentGms, xlab = "Hit time", ylab = "Time Spent", main = "All MFB1", xlim=c(100000, 180000), ylim=c(0, 5000))
abline(lm(EverythingMFB1$TimeSpentGms~EverythingMFB1$HitTime), col="red")


plot(EverythingMFB1No$HitTime, EverythingMFB1No$TimeSpentGms, xlab = "Hit time", ylab = "Time Spent", main = "MFB1 No", xlim=c(100000, 180000), ylim=c(0, 5000))
plot(EverythingMFB1Yes$HitTime, EverythingMFB1Yes$TimeSpentGms, xlab = "Hit time", ylab = "Time Spent", main = "MFB1 Yes", xlim=c(100000, 180000), ylim=c(0, 5000))

plot(EverythingMFB1Eyes$HitTime, EverythingMFB1Eyes$TimeSpentGms, xlab = "Hit time", ylab = "Time Spent", main = "MFB1Eyes", xlim=c(100000, 180000), ylim=c(0, 5000))
abline(lm(EverythingMFB1Eyes$TimeSpentGms~EverythingMFB1Eyes$HitTime), col="red")
plot(EverythingMFB2Eyes$HitTime, EverythingMFB2Eyes$TimeSpentGms, xlab = "Hit time", ylab = "Time Spent", main = "MFB2 Eyes", xlim=c(100000, 180000), ylim=c(0, 5000))
abline(lm(EverythingMFB2Eyes$TimeSpentGms~EverythingMFB2Eyes$HitTime), col="red")

plot(EverythingMFB1EyesNo$HitTime, EverythingMFB1EyesNo$TimeSpentGms, xlab = "Hit time", ylab = "Time Spent", main = "MFB1Eyes No", xlim=c(100000, 180000), ylim=c(0, 5000))
plot(EverythingMFB1EyesYes$HitTime, EverythingMFB1EyesYes$TimeSpentGms, xlab = "Hit time", ylab = "Time Spent", main = "MFB1Eyes Yes", xlim=c(100000, 180000), ylim=c(0, 5000))

plot(EverythingMFB1Ball$HitTime, EverythingMFB1Ball$TimeSpentGms, xlab = "Hit time", ylab = "Time Spent", main = "MFB1 Ball", xlim=c(100000, 180000), ylim=c(0, 5000))
abline(lm(EverythingMFB1Ball$TimeSpentGms~EverythingMFB1Ball$HitTime), col="red")
plot(EverythingMFB2Ball$HitTime, EverythingMFB2Ball$TimeSpentGms, xlab = "Hit time", ylab = "Time Spent", main = "MFB2 Ball", xlim=c(100000, 180000), ylim=c(0, 5000))
abline(lm(EverythingMFB2Ball$TimeSpentGms~EverythingMFB2Ball$HitTime), col="red")

plot(EverythingMFB1BallNo$HitTime, EverythingMFB1BallNo$TimeSpentGms, xlab = "Hit time", ylab = "Time Spent", main = "MFB1 Ball No", xlim=c(100000, 180000), ylim=c(0, 5000))
plot(EverythingMFB1BallYes$HitTime, EverythingMFB1BallYes$TimeSpentGms, xlab = "Hit time", ylab = "Time Spent", main = "MFB1 Ball Yes", xlim=c(100000, 180000), ylim=c(0, 5000))

plot(EverythingMFB2$HitTime, EverythingMFB2$TimeSpentGms, xlab = "Hit time", ylab = "Time Spent", main = "All MFB2", xlim=c(100000, 180000), ylim=c(0, 5000))
abline(lm(EverythingMFB2$TimeSpentGms~EverythingMFB2$HitTime), col="red")

plot(EverythingMFB2No$HitTime, EverythingMFB2No$TimeSpentGms, xlab = "Hit time", ylab = "Time Spent", main = "MFB2 No", xlim=c(100000, 180000), ylim=c(0, 5000))
plot(EverythingMFB2Yes$HitTime, EverythingMFB2Yes$TimeSpentGms, xlab = "Hit time", ylab = "Time Spent", main = "MFB2 Yes", xlim=c(100000, 180000), ylim=c(0, 5000))

EverythingMFB2$HitTime[EverythingMFB2$HitTime==0] <- NA
plot(na.omit(EverythingMFB2$HitTime~EverythingMFB2$ToM.Both))
